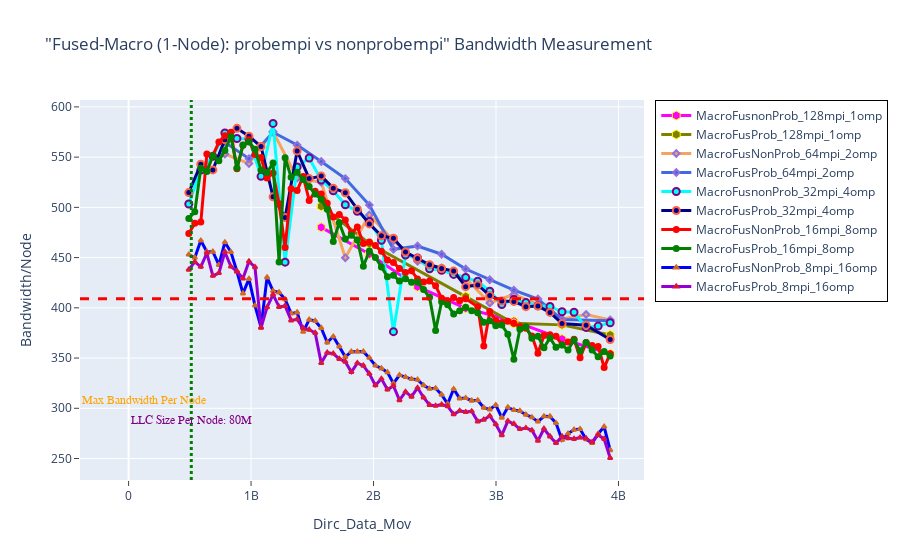

The notebook cell saved with this chart:
### Markdown cell above
# BANDWIDTH

### Code cell
fig = go.Figure() 

fig.add_trace(go.Scatter(x=(dfn1MacFusnonProb_128mpi_1omp.Dirc_Data_Mov*(dfn1MacFusnonProb_128mpi_1omp.MPI_size)), 
                         y=(dfn1MacFusnonProb_128mpi_1omp.BAND*(dfn1MacFusnonProb_128mpi_1omp.MPI_size)), 
                         mode='lines+markers', 
                         name='MacroFusnonProb_128mpi_1omp',
                         line=dict(color='magenta',width=3),
                         marker=dict(symbol='hexagon',size=9, line=dict(color='yellow',width=1))))


fig.add_trace(go.Scatter(x=(dfn1MacFusProb_128mpi_1omp.Dirc_Data_Mov*(dfn1MacFusProb_128mpi_1omp.MPI_size)), 
                         y=(dfn1MacFusProb_128mpi_1omp.BAND*(dfn1MacFusProb_128mpi_1omp.MPI_size)), 
                         mode='lines+markers', 
                         name='MacroFusProb_128mpi_1omp',
                         line=dict(color='olive',width=3),
                         marker=dict(symbol='hexagon',size=9, line=dict(color='yellow',width=1))))

# case 2
fig.add_trace(go.Scatter(x=(dfn1MacFusNonProb_64mpi_2omp.Dirc_Data_Mov*(dfn1MacFusNonProb_64mpi_2omp.MPI_size)), 
                         y=(dfn1MacFusNonProb_64mpi_2omp.BAND*(dfn1MacFusNonProb_64mpi_2omp.MPI_size)), 
                         mode='lines+markers', 
                         name='MacroFusNonProb_64mpi_2omp',
                         line=dict(color='sandybrown',width=3),
                         marker=dict(symbol='diamond',size=5,line=dict(color='MediumPurple',width=2))))

fig.add_trace(go.Scatter(x=(dfn1MacFusProb_64mpi_2omp.Dirc_Data_Mov*(dfn1MacFusProb_64mpi_2omp.MPI_size)), 
                         y=(dfn1MacFusProb_64mpi_2omp.BAND*(dfn1MacFusProb_64mpi_2omp.MPI_size)), 
                         mode='lines+markers', 
                         name='MacroFusProb_64mpi_2omp',
                         line=dict(color='royalblue',width=3),
                         marker=dict(symbol='diamond',size=5,line=dict(color='MediumPurple',width=2))))

# case 3
fig.add_trace(go.Scatter(x=(dfn1MacFusnonProb_32mpi_4omp.Dirc_Data_Mov*(dfn1MacFusnonProb_32mpi_4omp.MPI_size)), 
                         y=(dfn1MacFusnonProb_32mpi_4omp.BAND*(dfn1MacFusnonProb_32mpi_4omp.MPI_size)), 
                         mode='lines+markers', 
                         name='MacroFusnonProb_32mpi_4omp',
                         line=dict(color='cyan',width=3),
                         marker=dict(symbol='circle',size=7,line=dict(color='Purple',width=2))))

fig.add_trace(go.Scatter(x=(dfn1MacFusProb_32mpi_4omp.Dirc_Data_Mov*(dfn1MacFusProb_32mpi_4omp.MPI_size)), 
                         y=(dfn1MacFusProb_32mpi_4omp.BAND*(dfn1MacFusProb_32mpi_4omp.MPI_size)), 
                         mode='lines+markers', 
                         name='MacroFusProb_32mpi_4omp',
                         line=dict(color='darkblue',width=3),
                         marker=dict(symbol='circle',size=7, line=dict(color='tomato',width=2))))

# case 4
fig.add_trace(go.Scatter(x=(dfn1MacFusNonProb_16mpi_8omp.Dirc_Data_Mov*(dfn1MacFusNonProb_16mpi_8omp.MPI_size)), 
                         y=(dfn1MacFusNonProb_16mpi_8omp.BAND*(dfn1MacFusNonProb_16mpi_8omp.MPI_size)), 
                         mode='lines+markers', 
                         name='MacroFusNonProb_16mpi_8omp',
                         line=dict(color='red',width=3),
                         marker=dict(symbol='circle',size=5,line=dict(color='red',width=2))))

fig.add_trace(go.Scatter(x=(dfn1MacFusProb_16mpi_8omp.Dirc_Data_Mov*(dfn1MacFusProb_16mpi_8omp.MPI_size)), 
                         y=(dfn1MacFusProb_16mpi_8omp.BAND*(dfn1MacFusProb_16mpi_8omp.MPI_size)), 
                         mode='lines+markers', 
                         name='MacroFusProb_16mpi_8omp',
                         line=dict(color='green',width=3),
                         marker=dict(symbol='circle',size=5,line=dict(color='green',width=2))))

# case 5

fig.add_trace(go.Scatter(x=(dfn1MacFusNonProb_8mpi_16omp.Dirc_Data_Mov*(dfn1MacFusNonProb_8mpi_16omp.MPI_size)), 
                         y=(dfn1MacFusNonProb_8mpi_16omp.BAND*(dfn1MacFusNonProb_8mpi_16omp.MPI_size)), 
                         mode='lines+markers', 
                         name='MacroFusNonProb_8mpi_16omp',
                         line=dict(color='blue',width=3),
                         marker=dict(symbol='triangle-up',size=4,line=dict(color='chocolate',width=2))))

fig.add_trace(go.Scatter(x=(dfn1MacFusProb_8mpi_16omp.Dirc_Data_Mov*(dfn1MacFusProb_8mpi_16omp.MPI_size)), 
                         y=(dfn1MacFusProb_8mpi_16omp.BAND*(dfn1MacFusProb_8mpi_16omp.MPI_size)), 
                         mode='lines+markers', 
                         name='MacroFusProb_8mpi_16omp',
                         line=dict(color='darkviolet',width=3),
                         marker=dict(symbol='triangle-up',size=4,line=dict(color='crimson',width=2))))


# Adding vertical and horizontal lines 
fig.add_vline(x=512e6, line_width=3, line_dash="dot", line_color="green")
fig.add_hline(y=409, line_width=3, line_dash="dash", line_color="red")

# Add annotation with arrow
fig.add_annotation(
    x='512e6'
    , y=280
    , text=f'LLC Size Per Node: 80M'
    , yanchor='bottom'
    , showarrow=False
    , arrowhead=1
    , arrowsize=1
    , arrowwidth=2
    , arrowcolor="#636363"
    , ax=-20
    , ay=-30
    , font=dict(size=12, color="purple", family="Sans Serif")
    , align="left"
    ,)

fig.add_annotation(
    x='130e6'
    , y=300
    , text=f'Max Bandwidth Per Node'
    , yanchor='bottom'
    , showarrow=False
    , arrowhead=1
    , arrowsize=1
    , arrowwidth=2
    , arrowcolor="#636363"
    , ax=-20
    , ay=-30
    , font=dict(size=12, color="orange", family="Sans Serif")
    , align="left"
    ,)


fig.update_layout(title='"Fused-Macro (1-Node): probempi vs nonprobempi" Bandwidth Measurement',
                  xaxis_title='Dirc_Data_Mov', yaxis_title='Bandwidth/Node', 
                  xaxis=dict(ticks="outside"),  
                  yaxis=dict(ticks="outside"),
                  legend=go.layout.Legend(bordercolor="black",borderwidth=1))

### Figure 1 — Plotly figure (JSON) as saved in the notebook; plotly's stock layout.template omitted (floating-point values rounded to 4 significant figures)
{"data": [{"line": {"color": "magenta", "width": 3}, "marker": {"line": {"color": "yellow", "width": 1}, "size": 9, "symbol": "hexagon"}, "mode": "lines+markers", "name": "MacroFusnonProb_128mpi_1omp", "type": "scatter", "x": [1572864000, 1966080000, 2359296000, 2752512000, 3145728000, 3538944000, 3932160000], "y": [480.1, 453.5, 421.0, 399.6, 386.7, 369.0, 354.1]}, {"line": {"color": "olive", "width": 3}, "marker": {"line": {"color": "yellow", "width": 1}, "size": 9, "symbol": "hexagon"}, "mode": "lines+markers", "name": "MacroFusProb_128mpi_1omp", "type": "scatter", "x": [1572864000, 1966080000, 2752512000, 3145728000, 3538944000, 3932160000], "y": [501.0, 464.0, 411.2, 384.6, 383.0, 373.0]}, {"line": {"color": "sandybrown", "width": 3}, "marker": {"line": {"color": "MediumPurple", "width": 2}, "size": 5, "symbol": "diamond"}, "mode": "lines+markers", "name": "MacroFusNonProb_64mpi_2omp", "type": "scatter", "x": [786432000, 983040000, 1179648000, 1376256000, 1572864000, 1769472000, 1966080000, 2162688000, 2359296000, 2555904000, 2752512000, 2949120000, 3145728000, 3342336000, 3538944000, 3735552000, 3932160000], "y": [553.1, 543.6, 575.5, 529.1, 525.0, 449.8, 492.5, 466.8, 446.3, 439.8, 429.4, 404.8, 413.3, 403.4, 388.8, 393.4, 388.0]}, {"line": {"color": "royalblue", "width": 3}, "marker": {"line": {"color": "MediumPurple", "width": 2}, "size": 5, "symbol": "diamond"}, "mode": "lines+markers", "name": "MacroFusProb_64mpi_2omp", "type": "scatter", "x": [786432000, 983040000, 1179648000, 1376256000, 1572864000, 1769472000, 1966080000, 2162688000, 2359296000, 2555904000, 2752512000, 2949120000, 3145728000, 3342336000, 3538944000, 3932160000], "y": [564.7, 548.5, 574.8, 562.0, 545.6, 528.6, 502.3, 458.3, 461.6, 453.4, 438.6, 428.0, 417.6, 408.8, 388.3, 387.0]}, {"line": {"color": "cyan", "width": 3}, "marker": {"line": {"color": "Purple", "width": 2}, "size": 7, "symbol": "circle"}, "mode": "lines+markers", "name": "MacroFusnonProb_32mpi_4omp", "type": "scatter", "x": [491520000, 589824000, 688128000, 786432000, 884736000, 983040000, 1081344000, 1179648000, 1277952000, 1376256000, 1474560000, 1572864000, 1671168000, 1769472000, 1867776000, 1966080000, 2064384000, 2162688000, 2260992000, 2359296000, 2457600000, 2555904000, 2654208000, 2752512000, 2850816000, 2949120000, 3047424000, 3145728000, 3244032000, 3342336000, 3440640000, 3538944000, 3637248000, 3735552000, 3833856000, 3932160000], "y": [503.3, 537.1, 550.8, 574.1, 568.5, 567.9, 530.9, 583.6, 445.4, 540.3, 549.1, 527.1, 516.5, 502.6, 496.1, 485.9, 467.2, 376.3, 452.6, 449.6, 438.9, 437.4, 433.3, 430.2, 426.4, 416.6, 403.3, 408.4, 405.2, 402.1, 401.4, 396.1, 395.5, 380.5, 381.8, 385.2]}, {"line": {"color": "darkblue", "width": 3}, "marker": {"line": {"color": "tomato", "width": 2}, "size": 7, "symbol": "circle"}, "mode": "lines+markers", "name": "MacroFusProb_32mpi_4omp", "type": "scatter", "x": [491520000, 589824000, 688128000, 786432000, 884736000, 983040000, 1081344000, 1179648000, 1277952000, 1376256000, 1474560000, 1572864000, 1671168000, 1769472000, 1867776000, 1966080000, 2064384000, 2162688000, 2260992000, 2359296000, 2457600000, 2555904000, 2654208000, 2752512000, 2850816000, 2949120000, 3047424000, 3145728000, 3244032000, 3342336000, 3440640000, 3538944000, 3735552000, 3932160000], "y": [514.7, 543.0, 537.3, 567.4, 578.7, 570.8, 560.6, 510.4, 489.8, 556.1, 528.6, 531.2, 519.1, 514.6, 498.2, 483.5, 471.8, 469.2, 455.6, 449.1, 442.9, 439.2, 436.6, 421.1, 422.8, 412.2, 406.9, 406.4, 401.2, 401.8, 395.5, 384.3, 382.8, 368.5]}, {"line": {"color": "red", "width": 3}, "marker": {"line": {"color": "red", "width": 2}, "size": 5, "symbol": "circle"}, "mode": "lines+markers", "name": "MacroFusNonProb_16mpi_8omp", "type": "scatter", "x": [491520000, 540672000, 589824000, 638976000, 688128000, 737280000, 786432000, 835584000, 884736000, 933888000, 983040000, 1032192000, 1081344000, 1130496000, 1179648000, 1228800000, 1277952000, 1327104000, 1376256000, 1425408000, 1474560000, 1523712000, 1572864000, 1622016000, 1671168000, 1720320000, 1769472000, 1818624000, 1867776000, 1916928000, 1966080000, 2015232000, 2064384000, 2113536000, 2162688000, 2211840000, 2260992000, 2310144000, 2359296000, 2408448000, 2457600000, 2506752000, 2555904000, 2605056000, 2654208000, 2703360000, 2752512000, 2850816000, 2899968000, 2949120000, 2998272000, 3047424000, 3096576000, 3145728000, 3194880000, 3244032000, 3293184000, 3342336000, 3391488000, 3440640000, 3489792000, 3538944000, 3588096000, 3637248000, 3686400000, 3735552000, 3784704000, 3833856000, 3883008000, 3932160000], "y": [474.0, 484.1, 485.4, 553.0, 551.7, 564.9, 571.3, 574.7, 538.3, 561.8, 567.2, 552.7, 549.6, 529.2, 534.1, 503.5, 460.1, 518.6, 516.7, 530.8, 506.9, 515.9, 513.2, 504.1, 490.4, 493.0, 487.5, 474.1, 480.5, 464.1, 465.5, 462.0, 456.3, 447.7, 445.1, 439.1, 435.2, 436.8, 428.8, 425.7, 426.8, 422.0, 409.5, 406.7, 410.2, 407.0, 409.0, 401.0, 362.0, 396.4, 387.3, 385.4, 386.6, 384.7, 381.4, 379.7, 372.0, 354.8, 372.5, 373.1, 371.6, 363.2, 366.0, 368.8, 350.2, 365.4, 362.6, 361.6, 340.6, 354.4]}, {"line": {"color": "green", "width": 3}, "marker": {"line": {"color": "green", "width": 2}, "size": 5, "symbol": "circle"}, "mode": "lines+markers", "name": "MacroFusProb_16mpi_8omp", "type": "scatter", "x": [491520000, 540672000, 589824000, 638976000, 688128000, 737280000, 786432000, 835584000, 884736000, 933888000, 983040000, 1032192000, 1081344000, 1130496000, 1179648000, 1228800000, 1277952000, 1327104000, 1376256000, 1425408000, 1474560000, 1523712000, 1572864000, 1622016000, 1671168000, 1720320000, 1769472000, 1818624000, 1867776000, 1916928000, 1966080000, 2015232000, 2064384000, 2113536000, 2162688000, 2211840000, 2260992000, 2310144000, 2359296000, 2408448000, 2457600000, 2506752000, 2555904000, 2605056000, 2654208000, 2703360000, 2752512000, 2801664000, 2850816000, 2899968000, 2949120000, 2998272000, 3047424000, 3096576000, 3145728000, 3194880000, 3244032000, 3293184000, 3342336000, 3391488000, 3440640000, 3489792000, 3538944000, 3588096000, 3637248000, 3686400000, 3735552000, 3784704000, 3833856000, 3883008000, 3932160000], "y": [488.9, 495.5, 539.0, 535.6, 551.3, 546.5, 556.6, 570.4, 539.3, 562.0, 565.1, 557.9, 537.0, 534.6, 544.1, 445.5, 549.4, 530.0, 534.8, 527.8, 520.9, 513.4, 507.9, 498.0, 466.0, 484.7, 468.4, 472.3, 467.6, 441.4, 456.6, 450.1, 440.7, 430.9, 432.4, 426.6, 428.9, 425.4, 425.7, 418.2, 410.4, 377.4, 406.1, 403.0, 393.8, 397.0, 400.7, 397.2, 395.0, 385.6, 387.1, 382.2, 383.0, 373.6, 348.7, 378.7, 381.2, 369.8, 371.6, 360.2, 370.1, 360.7, 363.1, 358.0, 368.0, 356.9, 365.5, 358.1, 351.2, 356.4, 352.1]}, {"line": {"color": "blue", "width": 3}, "marker": {"line": {"color": "chocolate", "width": 2}, "size": 4, "symbol": "triangle-up"}, "mode": "lines+markers", "name": "MacroFusNonProb_8mpi_16omp", "type": "scatter", "x": [491520000, 540672000, 589824000, 638976000, 688128000, 737280000, 786432000, 835584000, 884736000, 933888000, 983040000, 1032192000, 1081344000, 1130496000, 1179648000, 1228800000, 1277952000, 1327104000, 1376256000, 1425408000, 1474560000, 1523712000, 1572864000, 1622016000, 1671168000, 1720320000, 1769472000, 1818624000, 1867776000, 1916928000, 1966080000, 2015232000, 2064384000, 2113536000, 2162688000, 2211840000, 2260992000, 2310144000, 2359296000, 2408448000, 2457600000, 2506752000, 2555904000, 2605056000, 2654208000, 2703360000, 2752512000, 2801664000, 2850816000, 2899968000, 2949120000, 2998272000, 3047424000, 3096576000, 3145728000, 3194880000, 3244032000, 3293184000, 3342336000, 3391488000, 3440640000, 3489792000, 3538944000, 3588096000, 3637248000, 3686400000, 3735552000, 3784704000, 3833856000, 3883008000, 3932160000], "y": [453.0, 449.9, 466.9, 455.8, 455.9, 442.7, 465.2, 455.5, 436.2, 414.4, 428.7, 402.2, 380.5, 430.3, 416.8, 415.3, 408.5, 394.4, 395.4, 376.1, 388.2, 386.9, 379.9, 365.5, 371.4, 361.6, 351.2, 356.4, 356.5, 356.4, 350.2, 342.6, 339.7, 335.8, 324.8, 333.1, 331.0, 329.1, 328.4, 322.9, 319.4, 319.9, 313.6, 304.4, 319.2, 309.8, 310.2, 307.5, 307.9, 300.6, 298.9, 303.2, 290.7, 300.9, 298.3, 297.4, 293.7, 291.0, 286.7, 292.0, 291.9, 285.2, 268.4, 274.8, 278.6, 279.3, 269.1, 265.5, 274.6, 281.6, 258.3]}, {"line": {"color": "darkviolet", "width": 3}, "marker": {"line": {"color": "crimson", "width": 2}, "size": 4, "symbol": "triangle-up"}, "mode": "lines+markers", "name": "MacroFusProb_8mpi_16omp", "type": "scatter", "x": [491520000, 540672000, 589824000, 638976000, 688128000, 737280000, 786432000, 835584000, 884736000, 933888000, 983040000, 1032192000, 1081344000, 1130496000, 1179648000, 1228800000, 1277952000, 1327104000, 1376256000, 1425408000, 1474560000, 1523712000, 1572864000, 1622016000, 1671168000, 1720320000, 1769472000, 1818624000, 1867776000, 1916928000, 1966080000, 2015232000, 2064384000, 2113536000, 2162688000, 2211840000, 2260992000, 2310144000, 2359296000, 2408448000, 2457600000, 2506752000, 2555904000, 2605056000, 2654208000, 2703360000, 2752512000, 2801664000, 2850816000, 2899968000, 2949120000, 2998272000, 3047424000, 3096576000, 3145728000, 3194880000, 3244032000, 3293184000, 3342336000, 3391488000, 3440640000, 3489792000, 3538944000, 3588096000, 3637248000, 3686400000, 3735552000, 3784704000, 3833856000, 3883008000, 3932160000], "y": [438.0, 445.8, 440.8, 454.5, 431.8, 434.6, 455.6, 441.1, 436.2, 429.2, 446.1, 440.5, 380.2, 400.5, 413.1, 400.9, 401.9, 387.5, 388.6, 379.7, 378.2, 375.1, 345.0, 355.3, 354.5, 349.2, 346.3, 336.0, 345.0, 342.4, 334.3, 322.8, 329.3, 318.6, 322.3, 308.1, 316.4, 311.6, 320.4, 310.8, 303.3, 302.5, 303.6, 302.1, 294.0, 297.4, 296.2, 297.0, 286.9, 288.6, 292.4, 284.1, 273.2, 287.3, 284.4, 279.3, 280.3, 278.1, 267.7, 279.6, 272.0, 265.4, 271.9, 270.3, 269.5, 270.9, 269.9, 266.2, 273.5, 269.4, 250.5]}], "layout": {"annotations": [{"align": "left", "arrowcolor": "#636363", "arrowhead": 1, "arrowsize": 1, "arrowwidth": 2, "ax": -20, "ay": -30, "font": {"color": "purple", "family": "Sans Serif", "size": 12}, "showarrow": false, "text": "LLC Size Per Node: 80M", "x": "512e6", "y": 280, "yanchor": "bottom"}, {"align": "left", "arrowcolor": "#636363", "arrowhead": 1, "arrowsize": 1, "arrowwidth": 2, "ax": -20, "ay": -30, "font": {"color": "orange", "family": "Sans Serif", "size": 12}, "showarrow": false, "text": "Max Bandwidth Per Node", "x": "130e6", "y": 300, "yanchor": "bottom"}], "legend": {"bordercolor": "black", "borderwidth": 1}, "shapes": [{"line": {"color": "green", "dash": "dot", "width": 3}, "type": "line", "x0": 512000000, "x1": 512000000, "xref": "x", "y0": 0, "y1": 1, "yref": "y domain"}, {"line": {"color": "red", "dash": "dash", "width": 3}, "type": "line", "x0": 0, "x1": 1, "xref": "x domain", "y0": 409, "y1": 409, "yref": "y"}], "title": {"text": "\"Fused-Macro (1-Node): probempi vs nonprobempi\" Bandwidth Measurement"}, "xaxis": {"ticks": "outside", "title": {"text": "Dirc_Data_Mov"}}, "yaxis": {"ticks": "outside", "title": {"text": "Bandwidth/Node"}}}}
